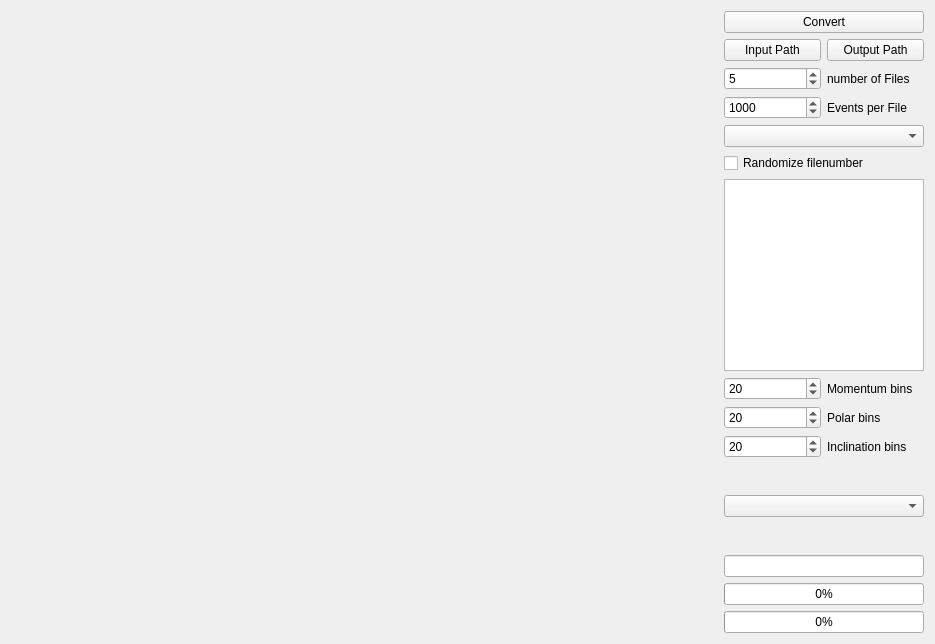
<?xml version="1.0" encoding="UTF-8"?>
<ui version="4.0">
 <class>ConvertWidget</class>
 <widget class="QWidget" name="ConvertWidget">
  <property name="geometry">
   <rect>
    <x>0</x>
    <y>0</y>
    <width>935</width>
    <height>644</height>
   </rect>
  </property>
  <property name="sizePolicy">
   <sizepolicy hsizetype="Expanding" vsizetype="Expanding">
    <horstretch>0</horstretch>
    <verstretch>0</verstretch>
   </sizepolicy>
  </property>
  <property name="minimumSize">
   <size>
    <width>800</width>
    <height>500</height>
   </size>
  </property>
  <property name="windowTitle">
   <string>Form</string>
  </property>
  <layout class="QHBoxLayout" name="horizontalLayout">
   <item>
    <widget class="QCustomPlot" name="bigChart" native="true">
     <property name="sizePolicy">
      <sizepolicy hsizetype="Expanding" vsizetype="Expanding">
       <horstretch>0</horstretch>
       <verstretch>0</verstretch>
      </sizepolicy>
     </property>
     <layout class="QVBoxLayout" name="gameLayout_3"/>
    </widget>
   </item>
   <item>
    <layout class="QVBoxLayout" name="setLayout_4">
     <item>
      <widget class="QPushButton" name="pushButton">
       <property name="text">
        <string>Convert</string>
       </property>
      </widget>
     </item>
     <item>
      <layout class="QGridLayout" name="gridLayout">
       <item row="2" column="0">
        <widget class="QSpinBox" name="sb_szTraining">
         <property name="maximum">
          <number>10000</number>
         </property>
         <property name="value">
          <number>5</number>
         </property>
        </widget>
       </item>
       <item row="3" column="0">
        <widget class="QSpinBox" name="sb_szValidation">
         <property name="maximum">
          <number>10000</number>
         </property>
         <property name="value">
          <number>1000</number>
         </property>
        </widget>
       </item>
       <item row="0" column="0">
        <widget class="QPushButton" name="btn_loadInput">
         <property name="maximumSize">
          <size>
           <width>140</width>
           <height>16777215</height>
          </size>
         </property>
         <property name="text">
          <string>Input Path</string>
         </property>
        </widget>
       </item>
       <item row="3" column="1">
        <widget class="QLabel" name="lbl_szValidation">
         <property name="text">
          <string>Events per File</string>
         </property>
        </widget>
       </item>
       <item row="0" column="1">
        <widget class="QPushButton" name="btn_loadOutput">
         <property name="maximumSize">
          <size>
           <width>140</width>
           <height>16777215</height>
          </size>
         </property>
         <property name="text">
          <string>Output Path</string>
         </property>
        </widget>
       </item>
       <item row="2" column="1">
        <widget class="QLabel" name="lbl_szTraining">
         <property name="text">
          <string>number of Files</string>
         </property>
        </widget>
       </item>
      </layout>
     </item>
     <item>
      <widget class="QComboBox" name="comboBox_2"/>
     </item>
     <item>
      <widget class="QCheckBox" name="checkBox">
       <property name="text">
        <string>Randomize filenumber</string>
       </property>
      </widget>
     </item>
     <item>
      <widget class="QListWidget" name="listWidget">
       <property name="sizePolicy">
        <sizepolicy hsizetype="Minimum" vsizetype="Minimum">
         <horstretch>0</horstretch>
         <verstretch>0</verstretch>
        </sizepolicy>
       </property>
       <property name="minimumSize">
        <size>
         <width>200</width>
         <height>0</height>
        </size>
       </property>
       <property name="maximumSize">
        <size>
         <width>200</width>
         <height>16777215</height>
        </size>
       </property>
      </widget>
     </item>
     <item>
      <layout class="QGridLayout" name="gridLayout_3">
       <item row="2" column="1">
        <widget class="QLabel" name="label_2">
         <property name="text">
          <string>Polar bins</string>
         </property>
        </widget>
       </item>
       <item row="1" column="0">
        <widget class="QSpinBox" name="spinBox">
         <property name="value">
          <number>20</number>
         </property>
        </widget>
       </item>
       <item row="3" column="1">
        <widget class="QLabel" name="label_3">
         <property name="text">
          <string>Inclination bins</string>
         </property>
        </widget>
       </item>
       <item row="1" column="1">
        <widget class="QLabel" name="label">
         <property name="text">
          <string>Momentum bins</string>
         </property>
        </widget>
       </item>
       <item row="3" column="0">
        <widget class="QSpinBox" name="spinBox_3">
         <property name="value">
          <number>20</number>
         </property>
        </widget>
       </item>
       <item row="2" column="0">
        <widget class="QSpinBox" name="spinBox_2">
         <property name="value">
          <number>20</number>
         </property>
        </widget>
       </item>
      </layout>
     </item>
     <item>
      <spacer name="verticalSpacer_2">
       <property name="orientation">
        <enum>Qt::Vertical</enum>
       </property>
       <property name="sizeHint" stdset="0">
        <size>
         <width>20</width>
         <height>40</height>
        </size>
       </property>
      </spacer>
     </item>
     <item>
      <widget class="QComboBox" name="comboBox">
       <property name="minimumSize">
        <size>
         <width>200</width>
         <height>0</height>
        </size>
       </property>
      </widget>
     </item>
     <item>
      <spacer name="verticalSpacer">
       <property name="orientation">
        <enum>Qt::Vertical</enum>
       </property>
       <property name="sizeHint" stdset="0">
        <size>
         <width>20</width>
         <height>40</height>
        </size>
       </property>
      </spacer>
     </item>
     <item>
      <widget class="QLineEdit" name="lineEdit">
       <property name="sizePolicy">
        <sizepolicy hsizetype="Minimum" vsizetype="Fixed">
         <horstretch>0</horstretch>
         <verstretch>0</verstretch>
        </sizepolicy>
       </property>
      </widget>
     </item>
     <item>
      <widget class="QProgressBar" name="pro_File">
       <property name="sizePolicy">
        <sizepolicy hsizetype="Preferred" vsizetype="Fixed">
         <horstretch>0</horstretch>
         <verstretch>0</verstretch>
        </sizepolicy>
       </property>
       <property name="value">
        <number>0</number>
       </property>
       <property name="textVisible">
        <bool>true</bool>
       </property>
       <property name="invertedAppearance">
        <bool>false</bool>
       </property>
       <property name="textDirection">
        <enum>QProgressBar::TopToBottom</enum>
       </property>
      </widget>
     </item>
     <item>
      <widget class="QProgressBar" name="pro_Event">
       <property name="sizePolicy">
        <sizepolicy hsizetype="Minimum" vsizetype="Fixed">
         <horstretch>0</horstretch>
         <verstretch>0</verstretch>
        </sizepolicy>
       </property>
       <property name="value">
        <number>0</number>
       </property>
      </widget>
     </item>
     <item>
      <layout class="QGridLayout" name="gridLayout_2"/>
     </item>
    </layout>
   </item>
  </layout>
 </widget>
 <customwidgets>
  <customwidget>
   <class>QCustomPlot</class>
   <extends>QWidget</extends>
   <header location="global">qcustomplot.h</header>
   <container>1</container>
  </customwidget>
 </customwidgets>
 <tabstops>
  <tabstop>btn_loadInput</tabstop>
  <tabstop>btn_loadOutput</tabstop>
  <tabstop>sb_szTraining</tabstop>
  <tabstop>sb_szValidation</tabstop>
 </tabstops>
 <resources/>
 <connections/>
</ui>
